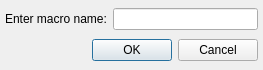
<?xml version="1.0" encoding="UTF-8"?>
<ui version="4.0">
 <class>Dialog</class>
 <widget class="QDialog" name="Dialog">
  <property name="geometry">
   <rect>
    <x>0</x>
    <y>0</y>
    <width>263</width>
    <height>70</height>
   </rect>
  </property>
  <property name="windowTitle">
   <string>Add macro</string>
  </property>
  <layout class="QVBoxLayout" name="verticalLayout">
   <property name="margin">
    <number>5</number>
   </property>
   <item>
    <layout class="QHBoxLayout" name="horizontalLayout">
     <item>
      <widget class="QLabel" name="laName">
       <property name="text">
        <string>Enter macro name:</string>
       </property>
      </widget>
     </item>
     <item>
      <widget class="QLineEdit" name="leName"/>
     </item>
    </layout>
   </item>
   <item>
    <widget class="QDialogButtonBox" name="buttonBox">
     <property name="orientation">
      <enum>Qt::Horizontal</enum>
     </property>
     <property name="standardButtons">
      <set>QDialogButtonBox::Cancel|QDialogButtonBox::Ok</set>
     </property>
    </widget>
   </item>
  </layout>
 </widget>
 <resources/>
 <connections>
  <connection>
   <sender>buttonBox</sender>
   <signal>accepted()</signal>
   <receiver>Dialog</receiver>
   <slot>accept()</slot>
   <hints>
    <hint type="sourcelabel">
     <x>248</x>
     <y>254</y>
    </hint>
    <hint type="destinationlabel">
     <x>157</x>
     <y>274</y>
    </hint>
   </hints>
  </connection>
  <connection>
   <sender>buttonBox</sender>
   <signal>rejected()</signal>
   <receiver>Dialog</receiver>
   <slot>reject()</slot>
   <hints>
    <hint type="sourcelabel">
     <x>316</x>
     <y>260</y>
    </hint>
    <hint type="destinationlabel">
     <x>286</x>
     <y>274</y>
    </hint>
   </hints>
  </connection>
 </connections>
</ui>
